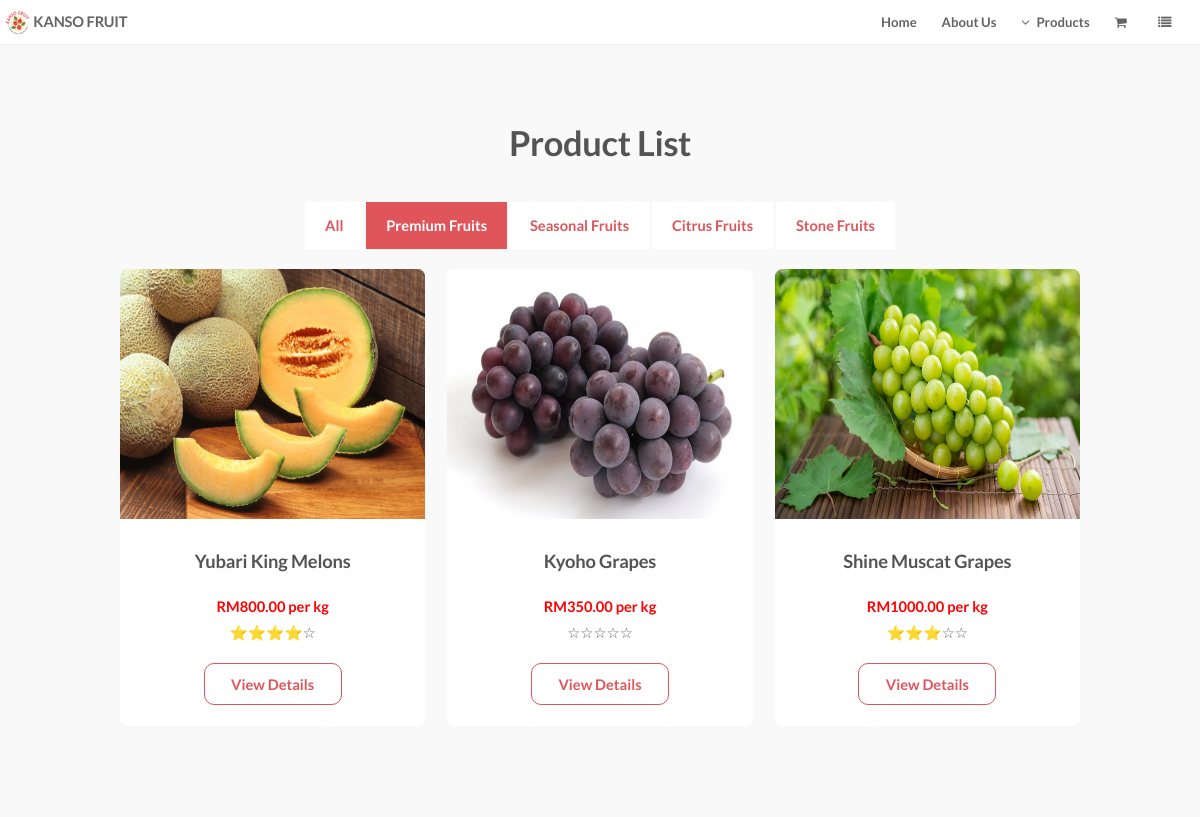
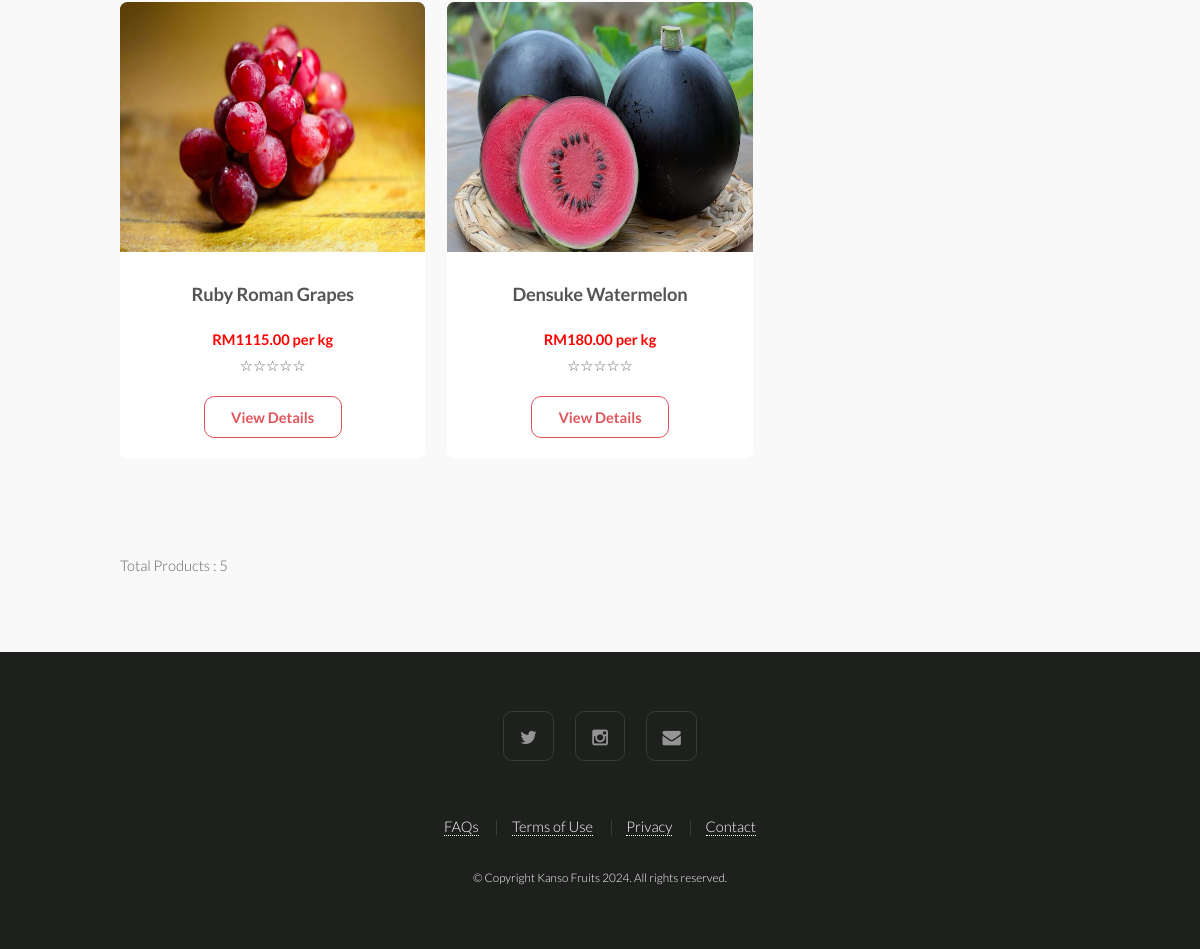
Screenshot of /customer_view_product_list1.php (signed in) with the database file from the repository (2 pictures, top to bottom).
### tables this page shows
CREATE TABLE `producttbl` (
  `product_id` int(11) NOT NULL,
  `product_name` varchar(200) NOT NULL,
  `product_description` text NOT NULL,
  `product_price` decimal(10,2) NOT NULL,
  `product_stock_level` int(5) NOT NULL,
  `product_date_created` date NOT NULL,
  `product_image` varchar(150) NOT NULL,
  `category_id` int(11) NOT NULL
);

### customer_view_product_list1.php (the view, shortened to what this page needs)
 <?php
include("config.php");
?>
<!DOCTYPE HTML>
<html>
	<head>
	</head>
	<body>
			<header id="header" class="skel-layers-fixed">
				<div id="logo"><a href="index.html" style="text-decoration:none; outline:none; border:none;"><img src="images/logo.png" title="Kanso Fruits" alt="Kanso Fruits Logo"/></a></div>
				<h1><a href="index.html"> KANSO FRUIT</a></h1>
				<nav id="nav">
					<ul>
						<li><a href="index.php">Home</a></li>
						<li><a href="about_us.php">About Us</a></li>
						<li>
							<a href="" class="icon fa-angle-down">Products</a>
						</li>
						<li><a href="customer_view_cart.php" class="icon fa-shopping-cart"></a></li>
						<li>
							<a href="" class="icon fa-list"></a>
						</li>
					</ul>
				</nav>
			</header>
			<section id="three" class="wrapper style1">
			<div class="container">
					<header class="major">
						<h2>Product List</h2>
					</header>
					<p class="productlink">
						<a href="customer_view_product_list.php">All</a>
						<span style="background-color:#e0555a; color:#fff; font-weight:bold; padding:15px 20px; cursor:pointer;">Premium Fruits</span>
						<a href="customer_view_product_list2.php">Seasonal Fruits</a>
						<a href="customer_view_product_list3.php">Citrus Fruits</a>
						<a href="customer_view_product_list4.php">Stone Fruits</a>
					</p>
					<div class="row">
					<?php
					$get_product_list = mysqli_query($conn,"select * from producttbl,categorytbl WHERE producttbl.category_id = categorytbl.category_id AND categorytbl.category_id='1'");
					$count = mysqli_num_rows($get_product_list);
					while($prod_rec = mysqli_fetch_assoc($get_product_list))
					{
						if ($prod_rec["product_image"] == "None")
							{
								$filename = "product_image/default.png";
							}
							else
							{
								$filename = "product_image/".$prod_rec["product_image"];
							}
						$pid = $prod_rec["product_id"];
						$get_average = mysqli_query ($conn, "select avg(item_rating) as average_rating from itemtbl where product_id =$pid AND item_rating !=0");
						$rec = mysqli_fetch_assoc ($get_average);
						echo "<div class='product1'>";
							echo "<article class='box post'>";
								echo "<img src='".$filename."' class='image fit'>";
								echo "<h3>".$prod_rec['product_name']. "</h3>";
								echo "<p>";
								echo "<span style='color:red; font-weight:bold;'>RM".$prod_rec['product_price']." per kg</span>";
								echo "<br>";
								for ($x = 1; $x <=5 ; $x++)
								{
									if ($x <= number_format($rec["average_rating"],0))
									{
										echo "&#11088;";
									}
									else
									{
										echo "&#9734;";
									}
								}
								echo "<br><br>";
								echo "<a href='customer_view_product_detail.php?view_pk=".$prod_rec['product_id']."'>View Details</a>";
								echo "</p>";
							echo "</article>";
						echo "</div>";
					}
					?>
					</div>
				<?php
					echo "<p>Total Products : ".$count. "</p>";
				?>
				</div>
			</section>
			<footer id="footer">
				<ul class="icons">
					<li><a href="https://x.com/KansoFruit123" target="_blank" class="icon fa-twitter"><span class="label">Twitter</span></a></li>
					<li><a href="https://www.instagram.com/kansofruit/" target="_blank" class="icon fa-instagram"><span class="label">Instagram</span></a></li>
					<li><a href="mailto:kansofruit@gmail.com" class="icon fa-envelope"><span class="label">Envelope</span></a></li>
				</ul>
				<ul class="menu">
					<li><a href="faqs.php">FAQs</a></li>
					<li><a href="terms_of_use.php">Terms of Use</a></li>
					<li><a href="privacy_policy.php">Privacy</a></li>
					<li><a href="contactus.php">Contact</a></li>
				</ul>
				<span class="copyright">
					&copy; Copyright Kanso Fruits 2024. All rights reserved.
				</span>
			</footer>
	</body>
</html>

### css/style-xlarge.css (style rules this page uses)
body, input, select, textarea { font-size: 12pt; }

### css/style-large.css (style rules this page uses)
body, input, select, textarea { font-size: 11pt; }

### customer_view_product_list1.php (style rules this page uses)
.product1 { width:33.3333333333%; height:550px; }
.product1 img { width:100%; height:250px; }
.product1 a { text-decoration:none; outline:none; padding:0.8em 1.8em; border:1px solid #e0555a; border-radius:10px; font-weight:bold; }
p.productlink { text-align:center; margin:0px 0px 20px 0px; padding:10px; }
p.productlink a { font-weight:bold; padding:15px 20px; color:#e0555a; background-color:#fff; text-decoration:none; outline:none; border:none; }

### rows the page displays
producttbl: product_image (picture), product_name "Yubari King Melons", product_price "800.00"
producttbl: product_image (picture), product_name "Kyoho Grapes", product_price "350.00"
producttbl: product_image (picture), product_name "Shine Muscat Grapes", product_price "1000.00"
producttbl: product_image (picture), product_name "Ruby Roman Grapes", product_price "1115.00"
producttbl: product_image (picture), product_name "Densuke Watermelon", product_price "180.00"

### other values shown
$count "5"
